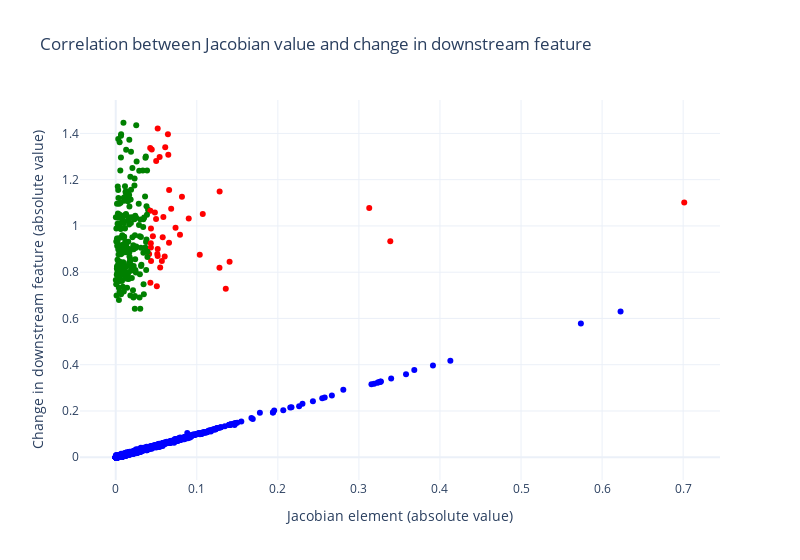

Notebook code for this chart:
### Code cell
take_abs = True

jac_els = torch.tensor([r["jac_el"] for r in results])
diffs = torch.tensor([r["diff"] for r in results])

get_is_on_line = lambda jac_els, diffs: (jac_els + diffs).abs() < 0.1
get_is_in_cluster = lambda jac_els, diffs: (jac_els < 0.04) & (diffs < -0.5)

is_on_line = get_is_on_line(jac_els, diffs)
is_in_cluster = get_is_in_cluster(jac_els, diffs)
colors = torch.zeros(len(results))
colors[is_on_line] = 1
colors[is_in_cluster] = 2

if take_abs:
    jac_els.abs_()
    diffs.abs_()

# Create the scatter plot
plt.figure(figsize=(6.75, 4))  # This gives us roughly 800px width as in original

# Create scatter plot with custom colormap
scatter = plt.scatter(
    jac_els.cpu().numpy(),
    diffs.cpu().numpy(),
    c=colors.cpu().numpy(),
    cmap=LinearSegmentedColormap.from_list('custom', ['red', 'blue', 'green'])
)

# Set title and axis labels
plt.title('Correlation between Jacobian value and change in downstream feature')
plt.xlabel(f"Jacobian element{' (absolute value)' if take_abs else ''}")
plt.ylabel(f"Change in downstream feature{' (absolute value)' if take_abs else ''}")

# Style adjustments to match plotly_white template
plt.grid(True, linestyle='--', alpha=0.7)
plt.gca().set_facecolor('white')
plt.gcf().set_facecolor('white')

# Adjust layout
plt.tight_layout(pad=1.0)

# Show the plot
# plt.savefig('./charts/not_local_expanded.pdf', dpi=300, bbox_inches='tight', pad_inches=0.1)
plt.show()


fig = go.Figure()

fig.add_trace(go.Scatter(
    x=jac_els.cpu().numpy(),
    y=diffs.cpu().numpy(),
    text=[r["id"] for r in results],
    marker=dict(color=colors.cpu().numpy(), colorscale=['red', 'blue', 'green']),
    mode='markers',
))
fig.update_layout(
    title='Correlation between Jacobian value and change in downstream feature',
    xaxis_title=f"Jacobian element{' (absolute value)' if take_abs else ''}",
    yaxis_title=f"Change in downstream feature{' (absolute value)' if take_abs else ''}",
    template='plotly_white',
    showlegend=False,
    width=800,
)
fig.show()


print(f"on line: {is_on_line.sum().item()}, in cluster: {is_in_cluster.sum().item()}, outliers: {(~is_in_cluster & ~is_on_line).sum().item()}")

### Figure 1 — Plotly figure (JSON) as saved in the notebook; plotly's stock layout.template omitted (floating-point values rounded to 4 significant figures; data arrays with more than 128 entries replaced by an {"elided": "..."} marker saying what was removed)
{"data": [{"marker": {"color": {"elided": "10000 int values"}, "colorscale": [[0, "red"], [0.5, "blue"], [1, "green"]]}, "mode": "markers", "text": {"elided": "10000 str values"}, "type": "scatter", "x": {"elided": "10000 float values"}, "y": {"elided": "10000 float values"}}], "layout": {"showlegend": false, "title": {"text": "Correlation between Jacobian value and change in downstream feature"}, "width": 800, "xaxis": {"title": {"text": "Jacobian element (absolute value)"}}, "yaxis": {"title": {"text": "Change in downstream feature (absolute value)"}}}}
